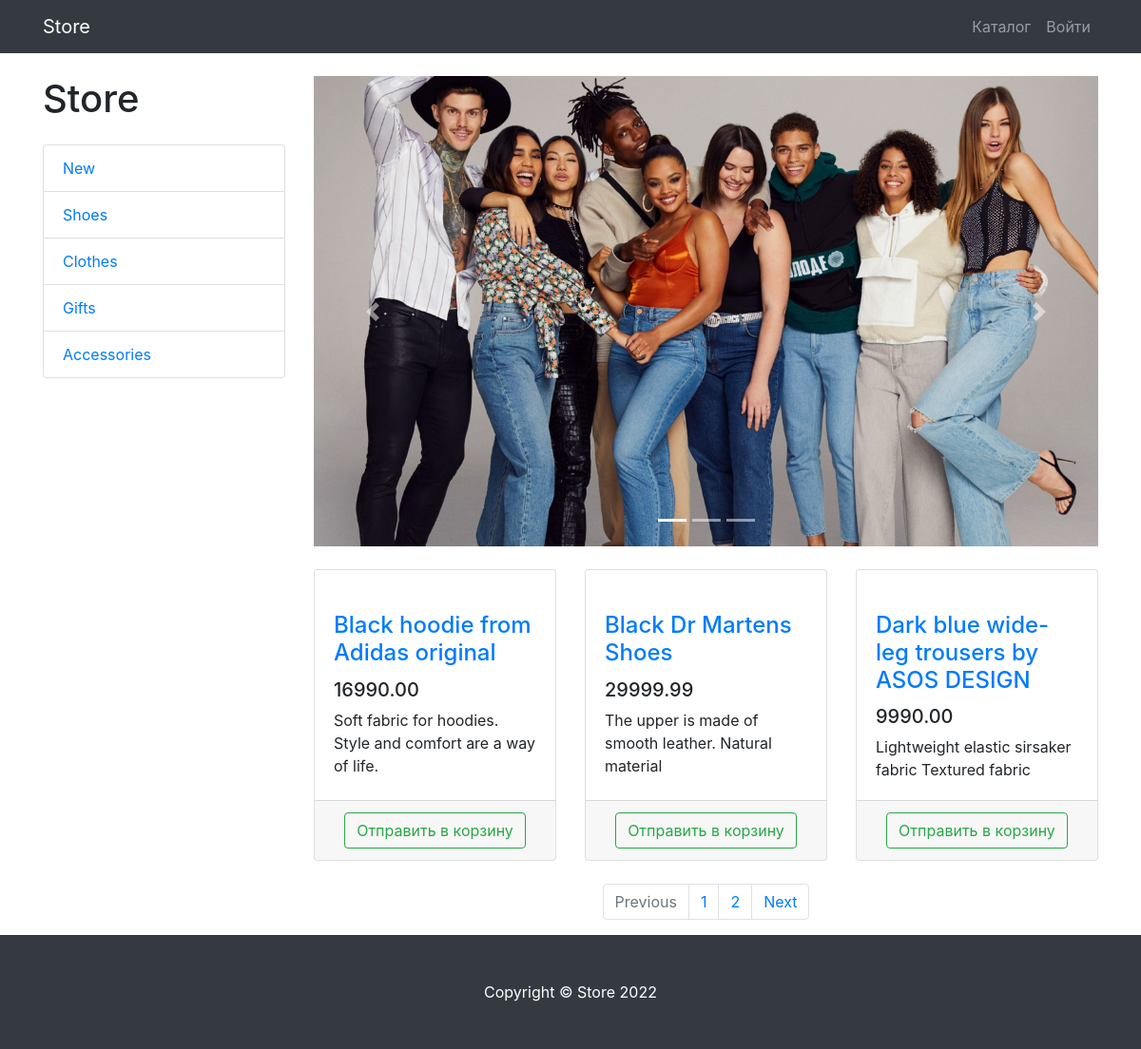
Screenshot of /products/ with the database file from the repository.
### products/models.py (models this page shows, shortened)
class ProductCategory(models.Model):
    name = models.CharField(max_length=128, unique=True)
    description = models.TextField(null=True, blank=True)  # ne obyazatelno
    class Meta:
        verbose_name = 'category'
        verbose_name_plural = 'categories'

class Product(models.Model):
    name = models.CharField(max_length=256)
    description = models.TextField()  # obezyatelno
    price = models.DecimalField(max_digits=8, decimal_places=2)
    quantity = models.PositiveIntegerField(default=0)
    image = models.ImageField(upload_to='products_images')
    category = models.ForeignKey(to=ProductCategory, on_delete=models.CASCADE)
    class Meta:
        verbose_name = 'Product'
        verbose_name_plural = 'Products'

### products/views.py (the view)
# urls.py: path('', products, name='index'),
def products(request, category_id=None, page_number=1):
    products = Product.objects.filter(category_id=category_id) if category_id else Product.objects.all()
    per_page = 3
    paginator = Paginator(products, per_page)
    products_paginator = paginator.page(page_number)
    context = {
        'title': 'Store - Каталог',
        'categories': ProductCategory.objects.all(),
        'products': products_paginator,
     }
    return render(request, 'products/products.html', context)

### products/templates/products/products.html (shortened to what this page needs)
{% extends 'products/base.html'%}
{% load static %}
{% block css%}
     <link href="{% static 'vendor/css/products.css'%}" rel="stylesheet">
{% endblock %}
{% block content %}
    <div class="container">
    <div class="row">
        <div class="col-lg-3">
            <h1 class="my-4">Store</h1>
            <div class="list-group">
                {% for category in categories %}
                    <a href="{% url 'products:category' category.id %}" class="list-group-item">{{ category.name }}</a>
                {% endfor %}
            </div>
        </div>
        <div class="col-lg-9">
            <div id="carouselExampleIndicators" class="carousel slide my-4" data-ride="carousel">
                <ol class="carousel-indicators">
                    <li data-target="#carouselExampleIndicators" data-slide-to="0" class="active"></li>
                    <li data-target="#carouselExampleIndicators" data-slide-to="1"></li>
                    <li data-target="#carouselExampleIndicators" data-slide-to="2"></li>
                </ol>
                <div class="carousel-inner" role="listbox">
                    <div class="carousel-item active">
                        <img class="d-block img-fluid" src="{%static 'vendor/img/slides/slide-1.jpg'%}" alt="First slide">
                    </div>
                </div>
                <a class="carousel-control-prev" href="#carouselExampleIndicators" role="button" data-slide="prev">
                    <span class="carousel-control-prev-icon" aria-hidden="true"></span>
                </a>
                <a class="carousel-control-next" href="#carouselExampleIndicators" role="button" data-slide="next">
                    <span class="carousel-control-next-icon" aria-hidden="true"></span>
                </a>
            </div>
            <div class="row">
                {% for product in products %}
                <div class="col-lg-4 col-md-6 mb-4">
                    <div class="card h-100">
                        <a href="#">
                        </a>
                        <div class="card-body">
                            <h4 class="card-title">
                                <a href="#">{{product.name}}</a>
                            </h4>
                            <h5>{{product.price}}</h5>
                            <p class="card-text">{{product.description}}</p>
                        </div>
                        <div class="card-footer text-center">
                            <a class="btn btn-outline-success"
                                href="{% url 'products:basket_add' product.id %}">
                                Отправить в корзину
                            </a>
                        </div>
                    </div>
                </div>
                {%endfor%}
            </div>
            <nav aria-label="Page navigation example">
                <ul class="pagination justify-content-center">
                    <li class="page-item {% if not products.has_previous %} disabled {% endif %}">
                        <a class="page-link"
                           href="{% if products.has_previous %}{% url 'products:paginator' products.previous_page_number %}{% else %} # {% endif %}" tabindex="-1" aria-disabled="true">Previous</a>
                    </li>
                    {% for page in products.paginator.page_range %}
                    <li class="page-item">
                        <a class="page-link" href="{% url 'products:paginator' page %}">
                            {{ page }}
                        </a>
                    </li>
                    {% endfor %}
                    <li class="page-item {% if not products.has_next%} disabled {% endif %}">
                        <a class="page-link"
                           href="{% if products.has_next %}{% url 'products:paginator' products.next_page_number %}{% else %}#{%endif%}">
                            Next
                        </a>
                    </li>
                </ul>
            </nav>
        </div>
    </div>
</div>
{% endblock %}
{% block footer %}
    <footer class="py-5 bg-dark">
    <div class="container">
        <p class="m-0 text-center text-white">Copyright &copy; Store 2022</p>
    </div>
</footer>
{% endblock %}

### products/templates/products/base.html (shortened to what this page needs)
{% load static %}
<!DOCTYPE html>
<html lang="en">
<head>
    <link href="{%static 'vendor/bootstrap/css/bootstrap.min.css'%}" rel="stylesheet">
    {%block css%} {%endblock%}
</head>
<body>
<nav class="navbar navbar-expand-lg navbar-dark bg-dark fixed-top">
    <div class="container">
        <a class="navbar-brand" href="{% url 'index'%}">Store</a>
        <div class="collapse navbar-collapse" id="navbarResponsive">
            <ul class="navbar-nav ml-auto">
                <li class="nav-item">
                    <a class="nav-link" href="{% url 'products:index'%}">Каталог  </a>
                </li>
                {% if user.is_authenticated%}
                    <li class="nav-item dropdown">
                    <a class="nav-link dropdown-toggle" href="#" id="navbarDropdown" role="button"
                       data-bs-toggle="dropdown" aria-expanded="false">
                        <i class="fas fa-user-circle"></i>
                    </a>
                    <ul class="dropdown-menu" aria-labelledby="navbarDropdown">
                        <li>
                            <a class="dropdown-item" href="{% url 'users:profile'%}">Профиль</a>
                        </li>
                        <li><a class="dropdown-item" href="orders/orders.html">Заказы</a></li>
                        {% if user.is_superuser or user.is_staff %}
                        <li>
                            <a class="dropdown-item" href="{% url 'admin:index' %}">Админ-панель</a>
                        </li>
                        {% endif %}
                        <li>
                            <hr class="dropdown-divider">
                        </li>
                        <li>
                            <a class="dropdown-item" href="{% url 'users:logout' %}">
                                Выйти
                            </a>
                        </li>
                    </ul>
                </li>
                {% else %}
                    <li class="nav-item">
                        <a class="nav-link" href="{% url 'users:login'%}">Войти </a>
                    </li>
                {% endif %}
            </ul>
        </div>
    </div>
</nav>
     {%block content%}{%endblock%}
     {%block footer%}{%endblock%}
</body>
</html>

### rows the page displays
ProductCategory: name "New"
ProductCategory: name "Shoes"
ProductCategory: name "Clothes"
ProductCategory: name "Gifts"
ProductCategory: name "Accessories"
Product: name "Black hoodie from Adidas original", price "16990.00", description "Soft fabric for hoodies. Style and comfort are a way of life."
Product: name "Black Dr Martens Shoes", price "29999.99", description "The upper is made of smooth leather. Natural material"
Product: name "Dark blue wide-leg trousers by ASOS DESIGN", price "9990.00", description "Lightweight elastic sirsaker fabric Textured fabric"

### other values shown
{{ page }} "1" "2"
